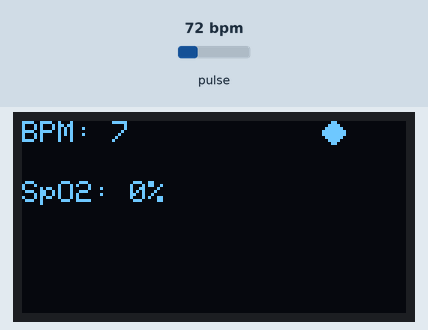
This sketch was run on a simulated ESP32. Parts: 128×64 one-colour display. Inputs (shaded band) come from the test bench; at power-on: pulse 72 bpm.

Above: at 2.1 s.
At 3.2 s:
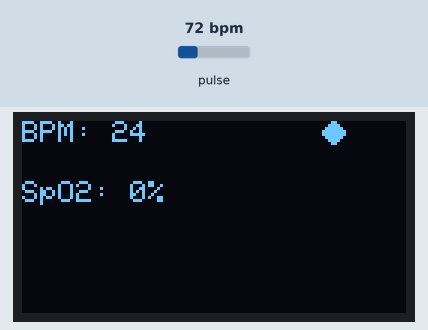
3.3 s: pulse set to 42 bpm
At 6.2 s:
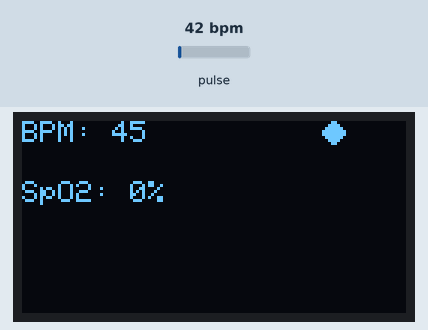
6.3 s: pulse set to 158 bpm
At 8.1 s:
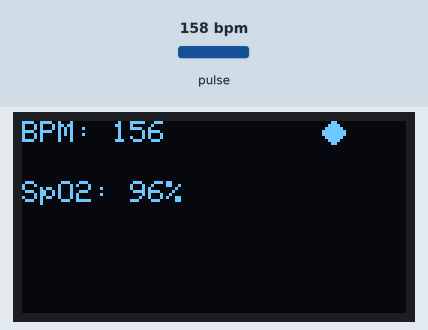
8.2 s: pulse set to 70 bpm
At 12.6 s:
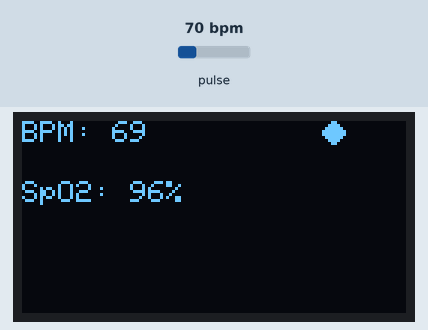
Timing chart, 0 to 14.1 s (numbered marks = the images above; inputs shaded):
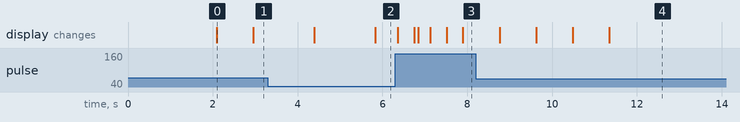

Measured:
- after the input at 8.2 s, the display: first changes after 0.56 s (image 4 shows a later state)
- what the display in image 0 shows lasts 0.9 s, from 2.1 s to 3.0 s

The sketch:

Esp32_PulseOximeter_v2.ino
```cpp
#include <Wire.h>
#include "MAX30105.h"
#include "heartRate.h"
#include <Adafruit_GFX.h>
#include <Adafruit_SSD1306.h>

#define SCREEN_WIDTH 128
#define SCREEN_HEIGHT 64
#define OLED_RESET -1
Adafruit_SSD1306 display(SCREEN_WIDTH, SCREEN_HEIGHT, &Wire, OLED_RESET);

MAX30105 particleSensor;

const byte RATE_SIZE = 4;
byte rates[RATE_SIZE];
byte rateSpot = 0;
long lastBeat = 0;
float beatsPerMinute;
int beatAvg;
long lastUpdate = 0;
const long TIMEOUT = 10000;  // 10 detik timeout

// Variabel untuk SpO2
float acRed = 0, dcRed = 0, acIr = 0, dcIr = 0;
float ratio = 0;
int spo2 = 0;

// Animasi detak jantung
const uint8_t heartIcon[] = {
  0b00011000,
  0b00111100,
  0b01111110,
  0b11111111,
  0b11111111,
  0b01111110,
  0b00111100,
  0b00011000
};

void setup() {
  Serial.begin(115200);
  Wire.begin();

  // Inisialisasi OLED
  if (!display.begin(SSD1306_SWITCHCAPVCC, 0x3C)) {
    Serial.println("OLED failed!");
    while (1);
  }
  display.clearDisplay();
  display.setTextSize(1);
  display.setTextColor(SSD1306_WHITE);
  display.setCursor(0, 0);
  display.println("Pulse Oximeter");
  display.display();
  delay(2000);

  // Inisialisasi MAX30105
  if (!particleSensor.begin(Wire, I2C_SPEED_FAST)) {
    Serial.println("MAX30102 not found!");
    while (1);
  }
  particleSensor.setup();
  particleSensor.setPulseAmplitudeRed(0x1F);  // Tingkatkan intensitas LED merah
  particleSensor.setPulseAmplitudeGreen(0);   // Matikan LED hijau

  for (byte i = 0; i < RATE_SIZE; i++) rates[i] = 0;
  beatAvg = 0;
}

void loop() {
  long irValue = particleSensor.getIR();
  long redValue = particleSensor.getRed();
  display.clearDisplay();

  if (irValue < 50000) {
    if (millis() - lastUpdate > TIMEOUT) {
      display.setCursor(0, 0);
      display.println("Pulse Oximeter");
      display.setCursor(0, 20);
      display.println("Place finger...");
      display.display();
    }
  } else {
    lastUpdate = millis();

    // Hitung BPM
    if (checkForBeat(irValue)) {
      long delta = millis() - lastBeat;
      lastBeat = millis();
      beatsPerMinute = 60 / (delta / 1000.0);

      if (beatsPerMinute < 255 && beatsPerMinute > 20) {
        rates[rateSpot++] = (byte)beatsPerMinute;
        rateSpot %= RATE_SIZE;
        beatAvg = 0;
        for (byte x = 0; x < RATE_SIZE; x++) beatAvg += rates[x];
        beatAvg /= RATE_SIZE;
      }
    }

    // Hitung SpO2 dengan metode yang lebih baik
    static float redBuffer[100], irBuffer[100];
    static int bufferIndex = 0;
    redBuffer[bufferIndex] = redValue;
    irBuffer[bufferIndex] = irValue;
    bufferIndex = (bufferIndex + 1) % 100;

    if (bufferIndex == 0) {  // Proses setiap 100 sampel
      dcRed = calculateDC(redBuffer, 100);
      dcIr = calculateDC(irBuffer, 100);
      acRed = calculateAC(redBuffer, 100, dcRed);
      acIr = calculateAC(irBuffer, 100, dcIr);

      if (acIr > 0 && dcIr > 0 && acRed > 0 && dcRed > 0) {
        ratio = (acRed / dcRed) / (acIr / dcIr);
        spo2 = (int)(110 - 25 * ratio);  // Kalibrasi ulang jika perlu
        if (spo2 > 100) spo2 = 100;
        if (spo2 < 0) spo2 = 0;
      }
    }

    // Tampilan OLED
    display.setCursor(0, 0);
    display.print("BPM: ");
    display.print(beatAvg);
    display.setCursor(0, 20);
    display.print("SpO2: ");
    display.print(spo2);
    display.print("%");
    display.drawBitmap(100, 0, heartIcon, 8, 8, SSD1306_WHITE);  // Animasi detak
    display.display();
  }

  delay(10);
}

// Fungsi untuk menghitung nilai DC (rata-rata)
float calculateDC(float buffer[], int size) {
  float sum = 0;
  for (int i = 0; i < size; i++) sum += buffer[i];
  return sum / size;
}

// Fungsi untuk menghitung nilai AC (deviasi dari DC)
float calculateAC(float buffer[], int size, float dc) {
  float sum = 0;
  for (int i = 0; i < size; i++) sum += abs(buffer[i] - dc);
  return sum / size;
}
```
